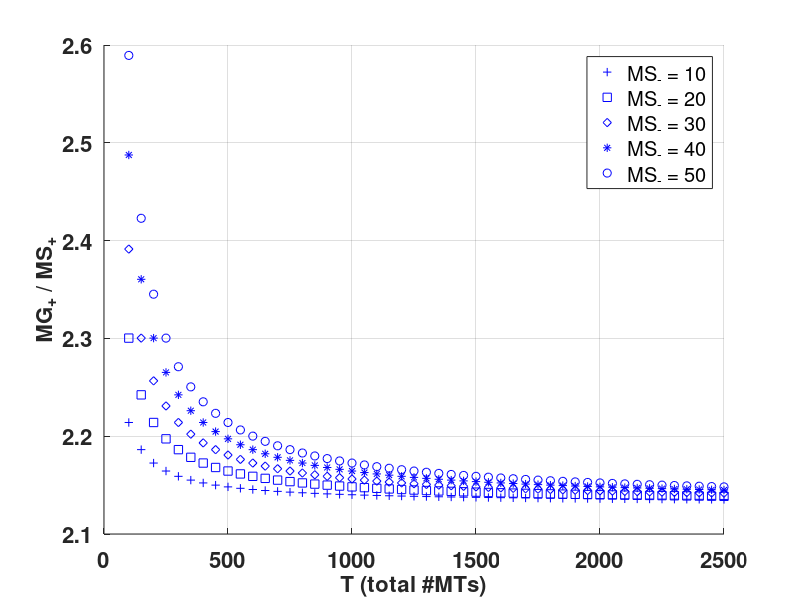
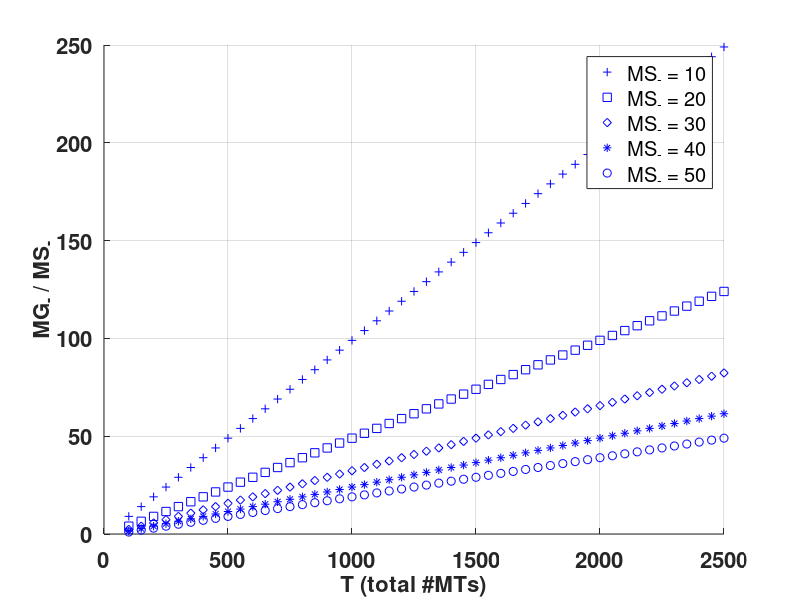

Write MATLAB code to recreate these figures, in order.
function []=stt_ver2()

clc;
clear all;
close all;

% Velocities of polymerization and depolymerization in mic per min
vg_p=7.33;
vg_m=1.07;
vs_p=18.98;
vs_m=1.07;

% Catastrophe and rescue frequencies at the minus end of a MT
pgs_m=0.035*60;
psg_m=0.015*60;

% Velocities relationships at steady state
y1=vg_p+vs_p; % sum of the velocities at the plus end 
y2=vg_m+vs_m; % sum of the velocities at the minus end
y3=vg_m-vs_p; % difference between growing vel at the minus end and shortening vel at the plus end

% Main functions
exp1()
%exp2()
%exp3()

% This function shows the relationships between #MTs growing and shortening
% at steady state as a function of the total # of MTs and # of MTs
% shortening at the minus end
    function exp1()
        T=100:50:2500; % total #MTs
        ms_m=10:10:50; % #MTs shortening at the minus end
        
        ct={'b+','bs','bd','b*','bo'};
        for i=1:length(ms_m)
            mg_p=1/y1*(y2*ms_m(i)-y3.*T); % obtains the #MTs growing at the plus end
            ms_p=T-mg_p; % obtains the #MTs shortening at the plus end
            mg_m=T-ms_m(i); % obtains the #MTs growing at the minus end
            
            figure(1);
            hold on;
            plot(T,mg_p./ms_p,ct{i}); % plots the ratio of growing and shortening MTs at the plus end
            figure(2);
            hold on;
            plot(T,mg_m./ms_m(i),ct{i}); % plots the ratio of growing and shortening MTs at the minus end
            
            % I used the lines below just to confirm that my
            % calculations were correct and this is indeed the expression holding
            % the steady state of the system
            
            pol=vg_p.*mg_p+vg_m.*mg_m;
            depol=vs_p.*ms_p+vs_m.*ms_m(i);
            total=pol-depol % This should be very close to zero at the steady state
        end
        
        figure(1);
        set(gca,'fontweight','b','fontsize',16);
        xlabel('T (total #MTs)','fontweight','b','fontsize',16);
        ylabel('MG_+ / MS_+','fontweight','b','fontsize',16);
        legendCell = cellstr(num2str(ms_m', 'MS_- = %-d'));
        legend(legendCell);
        grid on;
        
        figure(2);
        set(gca,'fontweight','b','fontsize',16);
        xlabel('T (total #MTs)','fontweight','b','fontsize',16);
        ylabel('MG_- / MS_-','fontweight','b','fontsize',16);
        legendCell = cellstr(num2str(ms_m', 'MS_- = %-d'));
        grid on;
        legend(legendCell);
    end

% This function shows the relationship between transition frequencies at
% steady state for the plus end of the MT
    function exp2()
        T=2500; % total #MTs
        ms_m=0.1*T; % #MT shortening at the minus end
        pgs_p=(0.001:0.001:0.05)*60; % catastrophe array of values for the plus end
        
        mg_p=1/y1*(y2*ms_m-y3*T); % obtains the #MTs growing at the plus end
        ms_p=T-mg_p; % obtains the #MTs shortening at the plus end
        mg_m=T-ms_m; % obtains the #MTs growing at the minus end
        
        % I used the three lines below to calculate what would be the
        % extinction probability at steady state for the current total # of
        % MTs
        %psg_p=0.028*60;
        %pgs_p=0.013*60;
        %NE=-(T*pgs_p*psg_m*y3 - mg_m*pgs_m*pgs_p*y2 + ms_p*psg_m*psg_p*y1)/(pgs_p*y2 + psg_m*y1)
        %NE/T
        
        Ep=0.06:0.06:0.18; % Extinction probability array of values
        NE=T*Ep; % Obtains the nucleation/extinction value at ss from the extinction probability
        
        figure(3);
        for i=1:length(NE)
            % Obtains the rescue frequency at ss for the plus end of the MT
            psg_p=-(NE(i)*pgs_p*y2 + NE(i)*psg_m*y1 - mg_m*pgs_m*pgs_p*y2 + pgs_p*psg_m*T*y3)/(ms_p*psg_m*y1);
            hold on;
            plot(pgs_p/60,psg_p/60); % plots the rescue frequency (+ end) at ss as a function of the catastrophe frequency (+ end)
        end
        
        hold on;
        plot(0.013,0.028,'r*'); % plots the catrastrophe and rescue frequencies reported in the paper
        set(gca,'fontweight','b','fontsize',16);
        xlabel('Catastrophe (+ MT end)','fontweight','b','fontsize',16);
        ylabel('Rescue (+ MT end)','fontweight','b','fontsize',16);
        grid on;
    end

% This function shows the relationship between transition frequencies at
% steady state for the plus end of the MT and extinction probability
% This is similar to the previous function, but in 3D
    function exp3()
        T=1:50:2500; % total #MTs
        ms_m=0.1*T; % #MT shortening at the minus end
        NE=1:50; % Extinction probability array of values
        pgs_p=(0.001:0.001:0.05)*60; % catastrophe frequencies array of values for the + end of the MT
        
        [X,Y]=meshgrid(NE./T,pgs_p);
        NE_aux=repmat(NE,length(X),1);
        T_aux=repmat(T,length(X),1);
        ms_m_aux=repmat(ms_m,length(X),1);
        
        mg_p=1/y1*(y2.*ms_m_aux-y3.*(NE_aux./X)); % obtains the #MTs growing at the plus end
        ms_p=(NE_aux./X)-mg_p; % obtains the #MTs shortening at the plus end
        mg_m=(NE_aux./X)-ms_m_aux; % obtains the #MTs growing at the minus end
        
        % Obtains the rescue frequency at ss for the plus end of the MT
        psg_p=-(X.*T_aux.*Y*y2 + X.*T_aux.*psg_m*y1 - mg_m.*pgs_m.*Y*y2 + Y.*psg_m.*T_aux*y3)./(ones(length(X),length(X)).*(ms_p.*psg_m*y1));
        
        figure(4);
        surf(X./60,Y./60,psg_p/60); % plots thre relationship between pgs_p, psg_p and NE (extinction probability)
        Z=zeros(length(X),length(X));
        Z(13,:)=0.028;
        hold on;
        surf(X./60,Y./60,Z); % plots the catrastrophe and rescue frequencies reported in the paper
        set(gca,'fontweight','b','fontsize',16);
        xlabel('E/T','fontweight','b','fontsize',16);
        ylabel('Cat','fontweight','b','fontsize',16);
        zlabel('Res');
        view(-70,20);
        colorbar;
    end

% syms pgs_p psg_p pgs_m psg_m NE ms_p mg_m y1 y2 y3 T;
% S=solve('1/pgs_p*(ms_p*psg_p+NE)=1/y1*(y2/psg_m*(mg_m*pgs_m-NE)-y3*T)',psg_p);
% S=-(NE*pgs_p*y2 + NE*psg_m*y1 + T*pgs_p*psg_m*y3 - mg_m*pgs_m*pgs_p*y2)/(ms_p*psg_m*y1)

end














